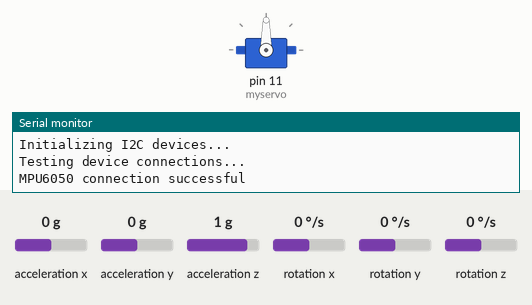
Bench run of a sketch on a simulated Arduino Uno, built with avr-gcc and run on an emulated ATmega328P. On the bench: servo, the last lines printed to the serial monitor. Inputs (shaded band) come from the test bench; at power-on: acceleration x 0 g, acceleration y 0 g, acceleration z 1 g, rotation x 0 °/s, rotation y 0 °/s, rotation z 0 °/s.

Above: at 0.1 s.
At 2.2 s:
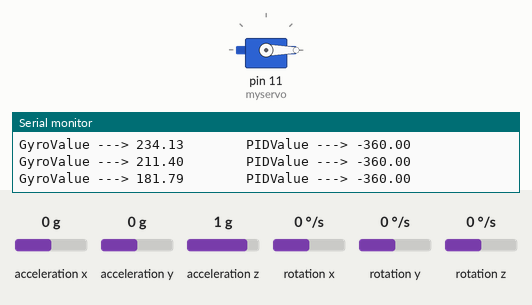
2.3 s: acceleration x set to -0.8 g
4.9 s: acceleration x set to -1 g
Timing chart, 0 to 7.9 s (numbered marks = the images above; inputs shaded):
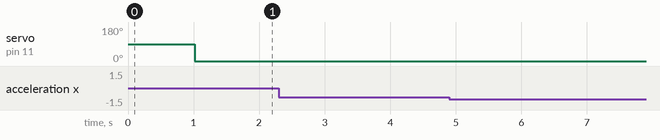

The sketch:

gyroPIDServo.ino
```cpp
#include <Servo.h>
#include <PID_v1.h>
#include "I2Cdev.h"
#include "MPU6050.h"
#include "Wire.h" // for i2c
#include <Kalman.h>
Kalman kalman;

// imu variables
MPU6050 accelgyro;

int16_t ax, ay, az;
int16_t gx, gy, gz;

// accelerometer values
int accel_reading;
int accel_corrected;
int accel_offset = 200;
double accel_angle;
float accel_scale = 1; // set to 0.01

// gyro values
int gyro_offset = 151; // 151
int gyro_corrected;
int gyro_reading;
float gyro_rate;
float gyro_scale = 0.02; // 0.02 by default - tweak as required
float gyro_angle;
float loop_time = 0.05; // 50ms loop
float angle = 0.00; // value to hold final calculated gyro angle

//new
double roll;
double accYangle;
double gyroYrate;
double gyroAngle;
/* Used for timing */
unsigned long timer;
#define STD_LOOP_TIME 10000 // Fixed time loop of 10 milliseconds
unsigned long lastLoopUsefulTime = STD_LOOP_TIME;
unsigned long loopStartTime;
double zeroValues[2] = { 0 };

Servo myservo;

// time stamp variables
int last_update;
int cycle_time;
long last_cycle = 0;

//PID variables
double Setpoint, Input, Output;
//Specify the links and initial tuning parameters
PID myPID(&Input, &Output, &Setpoint,5,2,1, DIRECT);

void setup() {
  Serial.begin(57600);
  Wire.begin();
  // initialize device
  Serial.println("Initializing I2C devices...");
  accelgyro.initialize();

   myservo.attach(11);

  // verify connection
  Serial.println("Testing device connections...");
  Serial.println(accelgyro.testConnection() ? "MPU6050 connection successful" : "MPU6050 connection failed");;
  loopStartTime = micros();
  timer = loopStartTime;
  calibrateSensors();

  //PID
  Setpoint = -90;
  myPID.SetMode(AUTOMATIC);
  myPID.SetOutputLimits(-360, 360);

}

void time_stamp(){
  while ((millis() - last_cycle) < 50){
  delay(1);
  }
  // once loop cycle reaches 50ms, reset timer value and continue
  cycle_time = millis() - last_cycle;
  last_cycle = millis();
}
double getGyroYrate() {
  accelgyro.getMotion6(&ax, &ay, &az, &gx, &gy, &gz);
   // gyro_Y_Axis angle calc
  gyro_reading = gy;
  gyro_corrected = (float)((gyro_reading/131) - gyro_offset);  // 131 is sensivity of gyro from data sheet
  gyro_rate = (gyro_corrected * gyro_scale) * -loop_time;      // loop_time = 0.05 ie 50ms
  gyro_angle = angle + gyro_rate;
  return gyro_rate;
  //return gyro_angle;
}
double getAccY() {
  accelgyro.getMotion6(&ax, &ay, &az, &gx, &gy, &gz);
    // accelerometer_X_Axis angle calc
  accel_reading = ax;
  accel_corrected = accel_reading - accel_offset;
  accel_corrected = map(accel_corrected, -16800, 16800, -90, 90);
  accel_corrected = constrain(accel_corrected, -90, 90);
  accel_angle = (float)(accel_corrected * accel_scale);
  return accel_angle;
}

void calibrateSensors() {
  accelgyro.getMotion6(&ax, &ay, &az, &gx, &gy, &gz);
  for (uint8_t i = 0; i < 100; i++) { // Take the average of 100 readings
    zeroValues[0] += ay;
    zeroValues[1] += ax;
    //zeroValues[2] += analogRead(accZ);
    delay(10);
  }
  zeroValues[0] /= 100; // Gyro X-axis
  zeroValues[1] /= 100; // Accelerometer Y-axis
  //zeroValues[2] /= 100; // Accelerometer Z-axis

  if(zeroValues[1] > 500) { // Check which side is lying down - 1g is equal to 0.33V or 102.3 quids (0.33/3.3*1023=102.3)
    zeroValues[1] -= 102.3; // +1g when lying at one of the sides
    kalman.setAngle(90); // It starts at 90 degress and 270 when facing the other way
    gyroAngle = 90;
  } else {
    zeroValues[1] += 102.3; // -1g when lying at the other side
    kalman.setAngle(270);
    gyroAngle = 270;
  }
}

void updateIMUSensors(){
  accYangle = getAccY();
  gyroYrate = getGyroYrate();
  gyroAngle += gyroYrate*((double)(micros()-timer)/1000000);
  // See my guide for more info about calculation the angles and the Kalman filter: http://arduino.cc/forum/index.php/topic,58048.0.htm
  roll = kalman.getAngle(accYangle, gyroYrate, (double)(micros() - timer)/1000000); // Calculate the angle using a Kalman filter
  //roll -= 90;
  timer = micros();
  time_stamp();
}
void getGyrodata(){
    // print values to serial monitor for checking
	//  Serial.print(accYangle);
	//  Serial.print("\t");
    //Serial.println("\t");
	//  Serial.print(roll);
	//  Serial.print("\t");
	//  Serial.print(gyro_angle);
	//  Serial.print("\t");
	//  Serial.println(" ");
}

void loop(){
	updateIMUSensors();
	//gyro to PID
  	Input = roll;
  	myPID.Compute();
        myservo.write(Output);
        delay(200);
	Serial.print("GyroValue ---> ");
    Serial.print(roll);
    Serial.print("        ");
    Serial.print("PIDValue ---> ");
    Serial.println(Output);
}
```
